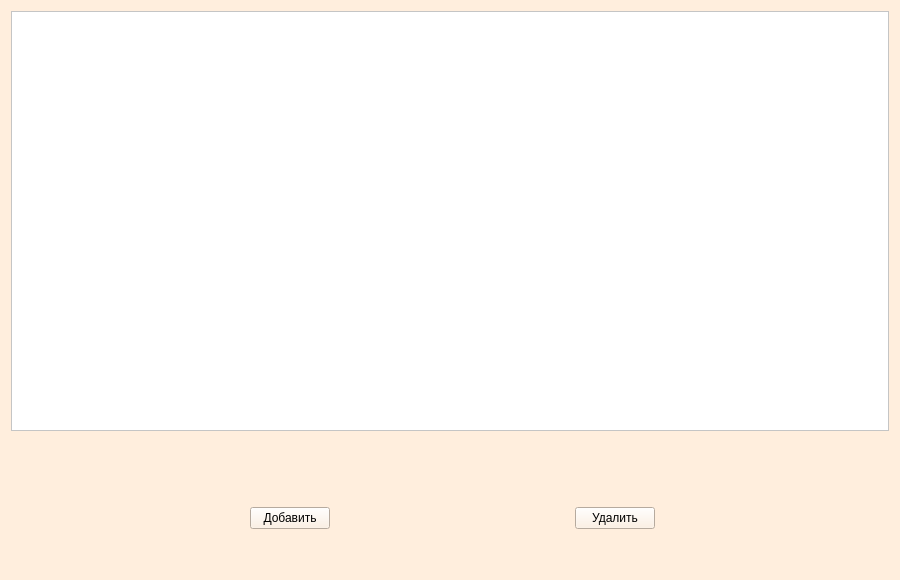
<?xml version="1.0" encoding="UTF-8"?>
<ui version="4.0">
 <class>WorkWindow</class>
 <widget class="QWidget" name="WorkWindow">
  <property name="geometry">
   <rect>
    <x>0</x>
    <y>0</y>
    <width>900</width>
    <height>580</height>
   </rect>
  </property>
  <property name="minimumSize">
   <size>
    <width>900</width>
    <height>580</height>
   </size>
  </property>
  <property name="windowTitle">
   <string>АРМ</string>
  </property>
  <property name="windowIcon">
   <iconset resource="res.qrc">
    <normaloff>:/img/resources/imgs/workwindow.png</normaloff>:/img/resources/imgs/workwindow.png</iconset>
  </property>
  <property name="styleSheet">
   <string notr="true">background-color: #FFEEDD;</string>
  </property>
  <layout class="QGridLayout" name="gridLayout">
   <item row="2" column="0">
    <spacer name="horizontalSpacer">
     <property name="orientation">
      <enum>Qt::Orientation::Horizontal</enum>
     </property>
     <property name="sizeHint" stdset="0">
      <size>
       <width>233</width>
       <height>20</height>
      </size>
     </property>
    </spacer>
   </item>
   <item row="4" column="1">
    <spacer name="verticalSpacer_3">
     <property name="orientation">
      <enum>Qt::Orientation::Vertical</enum>
     </property>
     <property name="sizeType">
      <enum>QSizePolicy::Policy::Maximum</enum>
     </property>
     <property name="sizeHint" stdset="0">
      <size>
       <width>20</width>
       <height>40</height>
      </size>
     </property>
    </spacer>
   </item>
   <item row="2" column="1">
    <widget class="QPushButton" name="AddButton">
     <property name="styleSheet">
      <string notr="true">color: rgb(0, 0, 0);</string>
     </property>
     <property name="text">
      <string>Добавить</string>
     </property>
    </widget>
   </item>
   <item row="1" column="1">
    <spacer name="verticalSpacer">
     <property name="orientation">
      <enum>Qt::Orientation::Vertical</enum>
     </property>
     <property name="sizeType">
      <enum>QSizePolicy::Policy::Maximum</enum>
     </property>
     <property name="sizeHint" stdset="0">
      <size>
       <width>20</width>
       <height>70</height>
      </size>
     </property>
    </spacer>
   </item>
   <item row="1" column="3">
    <spacer name="verticalSpacer_2">
     <property name="orientation">
      <enum>Qt::Orientation::Vertical</enum>
     </property>
     <property name="sizeType">
      <enum>QSizePolicy::Policy::Maximum</enum>
     </property>
     <property name="sizeHint" stdset="0">
      <size>
       <width>20</width>
       <height>70</height>
      </size>
     </property>
    </spacer>
   </item>
   <item row="2" column="3">
    <widget class="QPushButton" name="DeleteButton">
     <property name="styleSheet">
      <string notr="true">color: rgb(0, 0, 0);</string>
     </property>
     <property name="text">
      <string>Удалить</string>
     </property>
    </widget>
   </item>
   <item row="4" column="3">
    <spacer name="verticalSpacer_4">
     <property name="orientation">
      <enum>Qt::Orientation::Vertical</enum>
     </property>
     <property name="sizeType">
      <enum>QSizePolicy::Policy::Maximum</enum>
     </property>
     <property name="sizeHint" stdset="0">
      <size>
       <width>20</width>
       <height>40</height>
      </size>
     </property>
    </spacer>
   </item>
   <item row="2" column="4">
    <spacer name="horizontalSpacer_3">
     <property name="orientation">
      <enum>Qt::Orientation::Horizontal</enum>
     </property>
     <property name="sizeHint" stdset="0">
      <size>
       <width>213</width>
       <height>20</height>
      </size>
     </property>
    </spacer>
   </item>
   <item row="2" column="2">
    <spacer name="horizontalSpacer_2">
     <property name="orientation">
      <enum>Qt::Orientation::Horizontal</enum>
     </property>
     <property name="sizeHint" stdset="0">
      <size>
       <width>233</width>
       <height>20</height>
      </size>
     </property>
    </spacer>
   </item>
   <item row="0" column="0" colspan="5">
    <widget class="QTableView" name="tableView">
     <property name="styleSheet">
      <string notr="true">background-color: #FFF;
color: rgb(0, 0, 0);</string>
     </property>
    </widget>
   </item>
  </layout>
 </widget>
 <resources>
  <include location="res.qrc"/>
 </resources>
 <connections/>
</ui>
